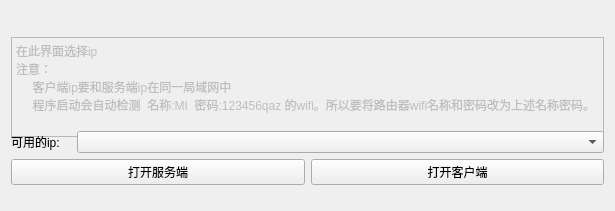
<?xml version="1.0" encoding="UTF-8"?>
<ui version="4.0">
 <class>selectip</class>
 <widget class="QWidget" name="selectip">
  <property name="geometry">
   <rect>
    <x>0</x>
    <y>0</y>
    <width>615</width>
    <height>211</height>
   </rect>
  </property>
  <property name="sizePolicy">
   <sizepolicy hsizetype="Preferred" vsizetype="Minimum">
    <horstretch>0</horstretch>
    <verstretch>0</verstretch>
   </sizepolicy>
  </property>
  <property name="minimumSize">
   <size>
    <width>0</width>
    <height>211</height>
   </size>
  </property>
  <property name="windowTitle">
   <string>Form</string>
  </property>
  <layout class="QGridLayout" name="gridLayout">
   <item row="0" column="0">
    <layout class="QVBoxLayout" name="verticalLayout">
     <item>
      <layout class="QHBoxLayout" name="horizontalLayout_3">
       <item>
        <widget class="QTextEdit" name="textEdit">
         <property name="enabled">
          <bool>false</bool>
         </property>
         <property name="sizePolicy">
          <sizepolicy hsizetype="Expanding" vsizetype="Minimum">
           <horstretch>0</horstretch>
           <verstretch>0</verstretch>
          </sizepolicy>
         </property>
         <property name="minimumSize">
          <size>
           <width>0</width>
           <height>100</height>
          </size>
         </property>
         <property name="maximumSize">
          <size>
           <width>16777215</width>
           <height>75</height>
          </size>
         </property>
         <property name="html">
          <string>&lt;!DOCTYPE HTML PUBLIC &quot;-//W3C//DTD HTML 4.0//EN&quot; &quot;http://www.w3.org/TR/REC-html40/strict.dtd&quot;&gt;
&lt;html&gt;&lt;head&gt;&lt;meta name=&quot;qrichtext&quot; content=&quot;1&quot; /&gt;&lt;style type=&quot;text/css&quot;&gt;
p, li { white-space: pre-wrap; }
&lt;/style&gt;&lt;/head&gt;&lt;body style=&quot; font-family:'SimSun'; font-size:9pt; font-weight:400; font-style:normal;&quot;&gt;
&lt;p style=&quot; margin-top:0px; margin-bottom:0px; margin-left:0px; margin-right:0px; -qt-block-indent:0; text-indent:0px;&quot;&gt;在此界面选择ip &lt;/p&gt;
&lt;p style=&quot; margin-top:0px; margin-bottom:0px; margin-left:0px; margin-right:0px; -qt-block-indent:0; text-indent:0px;&quot;&gt;注意：&lt;/p&gt;
&lt;p style=&quot; margin-top:0px; margin-bottom:0px; margin-left:0px; margin-right:0px; -qt-block-indent:0; text-indent:0px;&quot;&gt;     客户端ip要和服务端ip在同一局域网中&lt;/p&gt;
&lt;p style=&quot; margin-top:0px; margin-bottom:0px; margin-left:0px; margin-right:0px; -qt-block-indent:0; text-indent:0px;&quot;&gt;     程序启动会自动检测  名称:MI  密码:123456qaz 的wifi。所以要将路由器wifi名称和密码改为上述名称密码。&lt;/p&gt;&lt;/body&gt;&lt;/html&gt;</string>
         </property>
        </widget>
       </item>
      </layout>
     </item>
     <item>
      <layout class="QHBoxLayout" name="horizontalLayout">
       <item>
        <widget class="QLabel" name="label">
         <property name="sizePolicy">
          <sizepolicy hsizetype="Maximum" vsizetype="Preferred">
           <horstretch>0</horstretch>
           <verstretch>0</verstretch>
          </sizepolicy>
         </property>
         <property name="maximumSize">
          <size>
           <width>60</width>
           <height>16777215</height>
          </size>
         </property>
         <property name="text">
          <string>可用的ip:</string>
         </property>
        </widget>
       </item>
       <item>
        <widget class="QComboBox" name="ipcomboBox">
         <property name="sizePolicy">
          <sizepolicy hsizetype="Minimum" vsizetype="Fixed">
           <horstretch>0</horstretch>
           <verstretch>0</verstretch>
          </sizepolicy>
         </property>
         <property name="minimumSize">
          <size>
           <width>100</width>
           <height>0</height>
          </size>
         </property>
        </widget>
       </item>
      </layout>
     </item>
     <item>
      <layout class="QHBoxLayout" name="horizontalLayout_2">
       <item>
        <widget class="QPushButton" name="pushButton_3">
         <property name="text">
          <string>打开服务端</string>
         </property>
        </widget>
       </item>
       <item>
        <widget class="QPushButton" name="pushButton_2">
         <property name="text">
          <string>打开客户端</string>
         </property>
        </widget>
       </item>
      </layout>
     </item>
    </layout>
   </item>
  </layout>
 </widget>
 <resources/>
 <connections/>
</ui>
